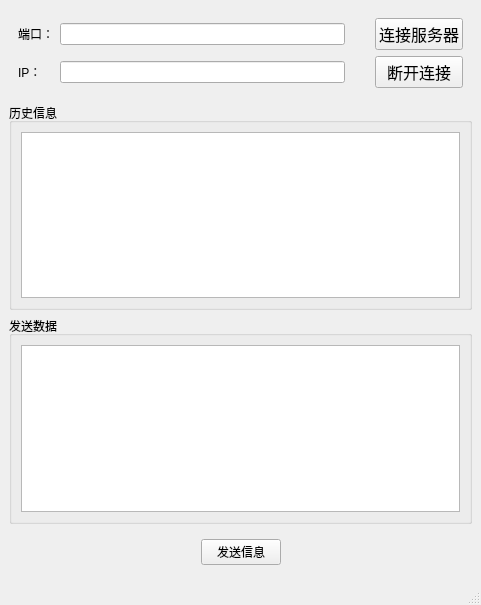
<?xml version="1.0" encoding="UTF-8"?>
<ui version="4.0">
 <class>MainWindow</class>
 <widget class="QMainWindow" name="MainWindow">
  <property name="geometry">
   <rect>
    <x>0</x>
    <y>0</y>
    <width>481</width>
    <height>605</height>
   </rect>
  </property>
  <property name="windowTitle">
   <string>MainWindow</string>
  </property>
  <widget class="QWidget" name="centralwidget">
   <layout class="QVBoxLayout" name="verticalLayout">
    <item>
     <widget class="QWidget" name="widget" native="true">
      <layout class="QGridLayout" name="gridLayout">
       <item row="0" column="2">
        <widget class="QWidget" name="widget_3" native="true">
         <layout class="QHBoxLayout" name="horizontalLayout_5"/>
        </widget>
       </item>
       <item row="0" column="3">
        <widget class="QPushButton" name="conbine">
         <property name="font">
          <font>
           <family>Arial</family>
           <pointsize>12</pointsize>
          </font>
         </property>
         <property name="text">
          <string>连接服务器</string>
         </property>
        </widget>
       </item>
       <item row="0" column="1">
        <widget class="QLineEdit" name="port"/>
       </item>
       <item row="0" column="0">
        <widget class="QLabel" name="label">
         <property name="text">
          <string>端口：</string>
         </property>
        </widget>
       </item>
       <item row="1" column="0">
        <widget class="QLabel" name="label_2">
         <property name="text">
          <string>IP：</string>
         </property>
        </widget>
       </item>
       <item row="1" column="1">
        <widget class="QLineEdit" name="ip"/>
       </item>
       <item row="1" column="3">
        <widget class="QPushButton" name="disconbine">
         <property name="font">
          <font>
           <family>Arial</family>
           <pointsize>12</pointsize>
          </font>
         </property>
         <property name="text">
          <string>断开连接</string>
         </property>
        </widget>
       </item>
      </layout>
     </widget>
    </item>
    <item>
     <widget class="QGroupBox" name="groupBox">
      <property name="title">
       <string>历史信息</string>
      </property>
      <layout class="QHBoxLayout" name="horizontalLayout_2">
       <item>
        <widget class="QTextEdit" name="recode"/>
       </item>
      </layout>
     </widget>
    </item>
    <item>
     <widget class="QGroupBox" name="groupBox_2">
      <property name="title">
       <string>发送数据</string>
      </property>
      <layout class="QHBoxLayout" name="horizontalLayout_3">
       <item>
        <widget class="QTextEdit" name="msg"/>
       </item>
      </layout>
     </widget>
    </item>
    <item>
     <widget class="QWidget" name="widget_2" native="true">
      <layout class="QHBoxLayout" name="horizontalLayout_4">
       <item>
        <spacer name="horizontalSpacer">
         <property name="orientation">
          <enum>Qt::Horizontal</enum>
         </property>
         <property name="sizeHint" stdset="0">
          <size>
           <width>150</width>
           <height>20</height>
          </size>
         </property>
        </spacer>
       </item>
       <item>
        <widget class="QPushButton" name="sendMsg">
         <property name="text">
          <string>发送信息</string>
         </property>
        </widget>
       </item>
       <item>
        <spacer name="horizontalSpacer_2">
         <property name="orientation">
          <enum>Qt::Horizontal</enum>
         </property>
         <property name="sizeHint" stdset="0">
          <size>
           <width>150</width>
           <height>20</height>
          </size>
         </property>
        </spacer>
       </item>
      </layout>
     </widget>
    </item>
   </layout>
  </widget>
  <widget class="QMenuBar" name="menubar">
   <property name="geometry">
    <rect>
     <x>0</x>
     <y>0</y>
     <width>481</width>
     <height>25</height>
    </rect>
   </property>
  </widget>
  <widget class="QStatusBar" name="statusbar"/>
 </widget>
 <resources/>
 <connections/>
</ui>
